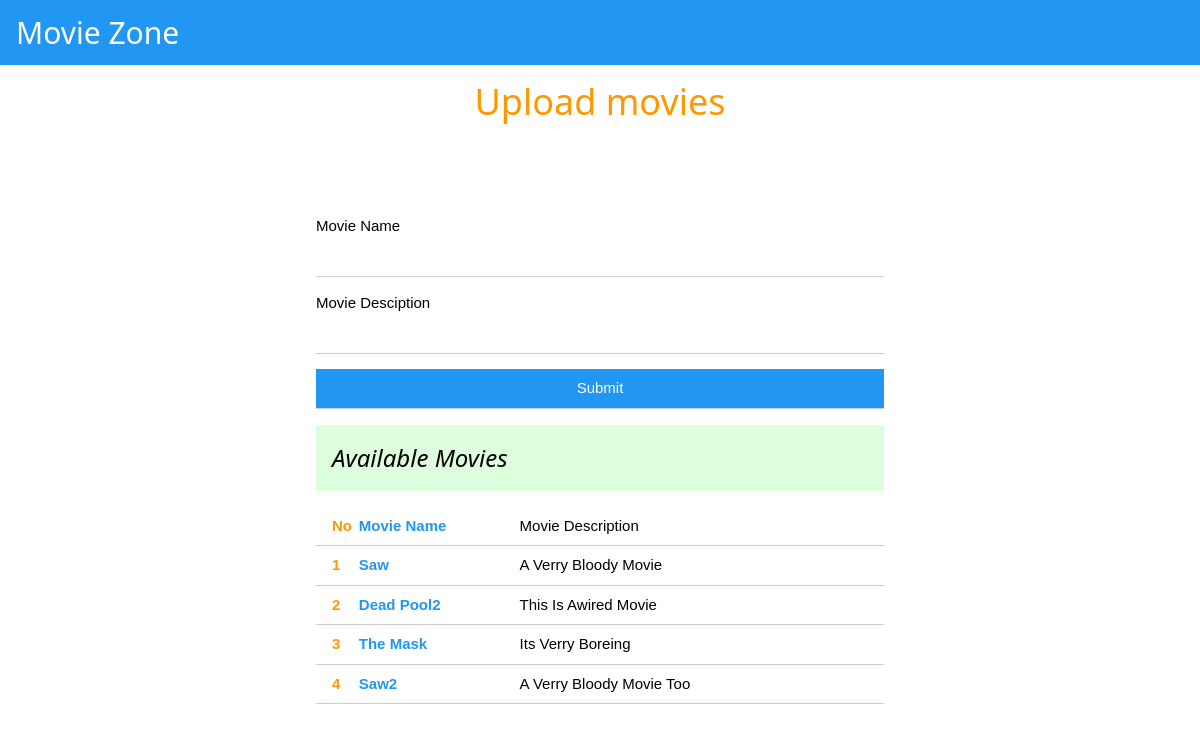
The page / on the database its author committed.
### tables this page shows
CREATE TABLE `moviws` (
  `movie_id` int(11) NOT NULL,
  `movie_name` varchar(200) NOT NULL,
  `movie_description` text NOT NULL,
  `uploaded_time` timestamp NOT NULL DEFAULT current_timestamp()
);

### index.php (the view, shortened to what this page needs)
<?php
$conn = mysqli_connect('localhost', 'root', '', 'hostapp');
?>
<!DOCTYPE html>
<html>
<link rel="stylesheet" href="./css/w3.css">
<body>
    <div class="w3-container w3-blue">
        <h2>Movie Zone</h2>
    </div>
    <div style="display: flex; justify-content: center;">
        <h1 class="w3-text-orange">Upload movies</h1>
        <form method="POST" action="./upload.php" class="w3-container" style="width: 50%; position: absolute;top:200px;">
            <p>
                <label>Movie Name</label>
                <input class="w3-input" type="text" name="name">
            </p>
            <p>
                <label>Movie Desciption</label>
                <input class="w3-input" type="text" name="description">
            </p>
            <p>
                <input class="w3-input w3-blue " type="submit">
            </p>
            <div class="w3-panel w3-pale-green">
                <p>
                <h3><i>Available Movies</i></h3>
                </p>
            </div>
            <div class="w3-border-bottom w3-padding" style="display: flex;">
                <div class="w3-text-orange" style="width: 5%; text-transform:capitalize; font-weight:bold">
                    no
                </div>
                <div class="w3-text-blue" style="width: 30%; text-transform:capitalize; font-weight:bold">
                    movie name
                </div>
                <div class="" style="text-transform:capitalize; ">
                    movie description
                </div>
            </div>
            <?php
            $sql = "SELECT * FROM  moviws";
            $result = mysqli_query($conn, $sql);
            if (mysqli_num_rows($result) > 0) {
                $num = 0;
                while ($row = mysqli_fetch_assoc($result)) { ?>
                    <div class="w3-border-bottom w3-padding" style="display: flex;">
                        <div class="w3-text-orange" style="width: 5%; text-transform:capitalize; font-weight:bold">
                            <?php echo $num += 1; ?>
                        </div>
                        <div class="w3-text-blue" style="width: 30%; text-transform:capitalize; font-weight:bold">
                            <?php echo $row['movie_name'] ?>
                        </div>
                        <div class="" style="text-transform:capitalize; ">
                            <?php echo $row['movie_description'] ?>
                        </div>
                    </div>
            <?php
                }
            } else {
                echo "0 results";
            }
            ?>
        </form>
    </div>
</body>
</html>

### css/w3.css (style rules this page uses)
html { box-sizing:border-box }
*,*:before,*:after { box-sizing:inherit }
html { -ms-text-size-adjust:100%;-webkit-text-size-adjust:100% }
body { margin:0 }
button,input,select,textarea,optgroup { font:inherit;margin:0 }
button,input { overflow:visible }
button,[type=button],[type=reset],[type=submit] { -webkit-appearance:button }
html,body { font-family:Verdana,sans-serif;font-size:15px;line-height:1.5 }
html { overflow-x:hidden }
h1 { font-size:36px }
h2 { font-size:30px }
h3 { font-size:24px }
h1,h2,h3,h4,h5,h6 { font-family:"Segoe UI",Arial,sans-serif;font-weight:400;margin:10px 0 }
.w3-input { padding:8px;display:block;border:none;border-bottom:1px solid #ccc;width:100% }
.w3-container:after,.w3-container:before,.w3-panel:after,.w3-panel:before,.w3-row:after,.w3-row:before,.w3-row-padding:after,.w3-row-padding:before, .w3-cell-row:before,.w3-cell-row:after,.w3-clear:after,.w3-clear:before,.w3-bar:before,.w3-bar:after { content:"";display:table;clear:both }
.w3-container,.w3-panel { padding:0.01em 16px }
.w3-panel { margin-top:16px;margin-bottom:16px }
.w3-border-bottom { border-bottom:1px solid #ccc!important }
.w3-padding { padding:8px 16px!important }
.w3-blue,.w3-hover-blue:hover { color:#fff!important;background-color:#2196F3!important }
.w3-pale-green,.w3-hover-pale-green:hover { color:#000!important;background-color:#ddffdd!important }
.w3-text-blue,.w3-hover-text-blue:hover { color:#2196F3!important }
.w3-text-orange,.w3-hover-text-orange:hover { color:#ff9800!important }

### rows shown on the page
moviws: num "1", movie_name "Saw", movie_description "A Verry Bloody Movie"
moviws: num "2", movie_name "Dead Pool2", movie_description "This Is Awired Movie"
moviws: num "3", movie_name "The Mask", movie_description "Its Verry Boreing"
moviws: num "4", movie_name "Saw2", movie_description "A Verry Bloody Movie Too"
